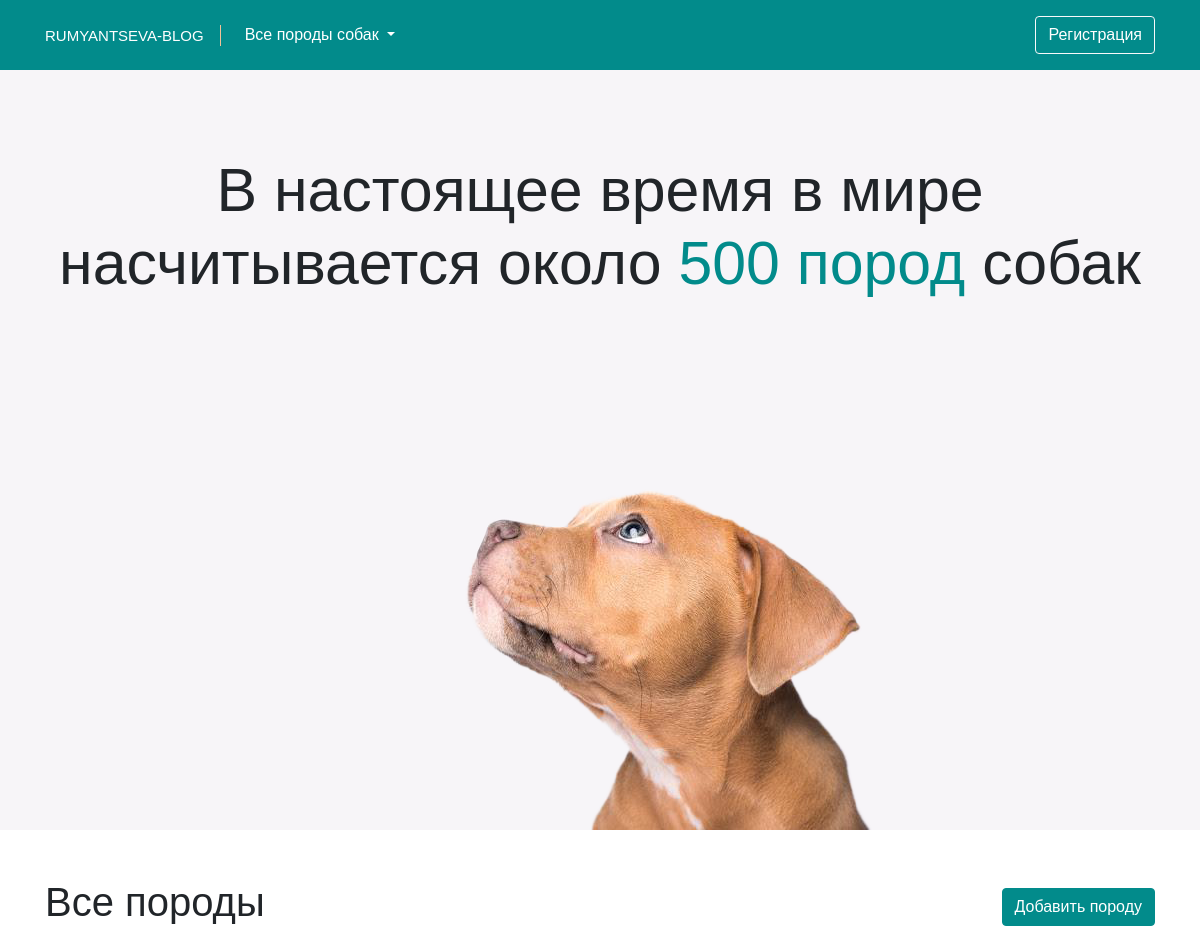
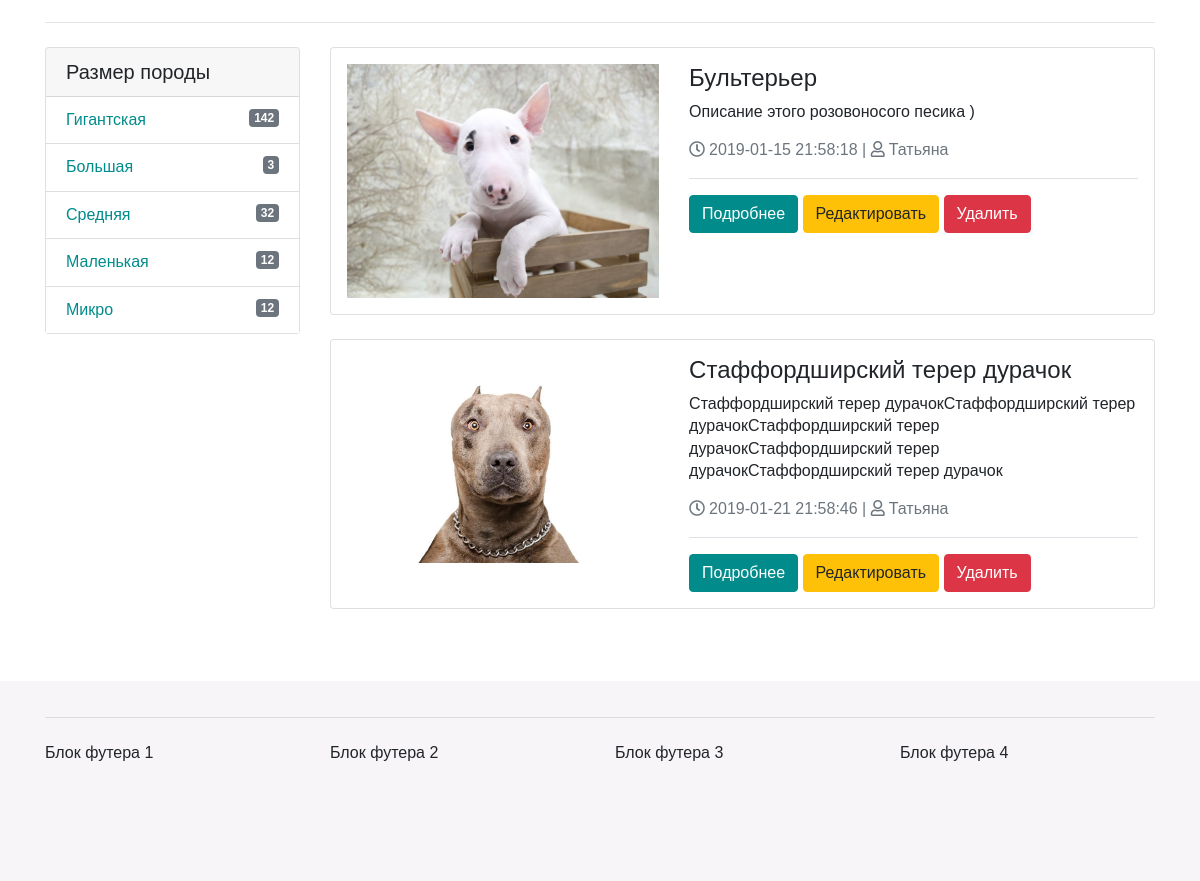
The page / on the database its author committed (2 pictures, top to bottom).
### tables this page shows
CREATE TABLE `breeds` (
  `id` int(11) NOT NULL,
  `title` varchar(255) NOT NULL,
  `short_content` text NOT NULL,
  `content` text NOT NULL,
  `category_id` int(11) NOT NULL,
  `author_id` int(11) NOT NULL,
  `image` varchar(255) NOT NULL,
  `date` timestamp NOT NULL DEFAULT CURRENT_TIMESTAMP,
  `status` int(1) NOT NULL DEFAULT '1'
);

### index.php (the view, shortened to what this page needs)
<?php
require_once "database/pdo-db.php";
$sql = "SELECT * FROM breeds";
$statement = $pdo->prepare($sql);
$statement->execute();
$breeds = $statement->fetchAll(PDO::FETCH_ASSOC);
?>
<!doctype html>
<html lang="ru">
<body>
<div class="section section-main">
    <div class="container">
        <div class="row">
            <div class="col-12">
                <h2 class="text-sm-left text-lg-center">В настоящее время в мире насчитывается около <span>500 пород</span> собак</h2>
            </div>
        </div>
    </div>
</div>
<div class="section py-5">
	<div class="container">
		<div class="row justify-content-between">
			<div class="col-4">
				<h1 class="d-inline">Все породы</h1>
			</div>
			<div class="col-4 align-self-end text-right">
				<a class="btn btn-custom" href="create.php">Добавить породу</a>
			</div>
		</div>
		<hr class="my-4">
	</div>
	<div class="container">
		<div class="row">
			<div class="col-lg-3">
				<div class="card mb-3">
					<article class="card-group-item">
						<header class="card-header"><h5 class="title">Размер породы</h5></header>
						<div class="filter-content">
							<div class="list-group list-group-flush">
								<a href="#" class="list-group-item">Гигантская <span class="float-right badge badge-secondary round">142</span> </a>
								<a href="#" class="list-group-item">Большая <span class="float-right badge badge-secondary round">3</span>  </a>
								<a href="#" class="list-group-item">Средняя <span class="float-right badge badge-secondary round">32</span>  </a>
								<a href="#" class="list-group-item">Маленькая <span class="float-right badge badge-secondary round">12</span>  </a>
								<a href="#" class="list-group-item">Микро <span class="float-right badge badge-secondary round">12</span>  </a>
							</div>
						</div>
					</article>
				</div>
			</div>
			<div class="col-lg-9">
				<?php foreach ($breeds as $breed):?>
				<div class="card mb-4">
					<article class="itemlist">
						<div class="row row-sm">
							<aside class="col-sm-5">
								<div class="img-wrap">
									<img class="img-md" src="uploads/<?= $breed['image'];?>">
								</div>
							</aside>
							<div class="col-sm-7">
								<div class="text-wrap">
									<h4 class="title"><?= $breed['title']?></h4>
									<p><?= $breed['content']?></p>
									<p class="rating-wrap my-3 text-muted">
										<span class="label-rating"><i class="far fa-clock mr-1"></i><?= $breed['date']?></span>
										<span class="label-rating">|</span>
										<span class="label-rating"><i class="far fa-user mr-1"></i>Татьяна</span>
									</p>
									<div class="border-top pt-3">
										<a href="/details.php?id=<?= $breed['id'];?>" class="btn btn-custom"> Подробнее  </a>
										<a href="/edit.php?id=<?= $breed['id'];?>" class="btn btn-warning"> Редактировать </a>
										<a href="/delete.php?id=<?= $breed['id'];?>" class="btn btn-danger"> Удалить  </a>
									</div>
								</div>
							</div>
						</div>
					</article>
				</div>
				<?php endforeach;?>
			</div>
		</div>
	</div>
</div>
</body>
</html>

### css/style.css (style rules this page uses)
body { font-family: 'lasco-regular', sans-serif; font-size: 16px; line-height: 1.4; }
a { color: #028b8b; }
h2 { font-size: 3.8rem; }
.bg-nav-custom { background-color: #028b8b; }
.navbar-brand-custom { color: #fff; border-right: 1px solid #f1c198; padding: 0 1rem 0 0; text-transform: uppercase; font-size: 15px; }
.btn-custom { color: #fff; background-color: #028b8b; border-color: #028b8b; }
.section { min-height: 95vh; }
.section-main { padding: 7% 0; background: url(../images/stuf-puppy-transp.png); background-color: #f7f5f8; background-repeat: no-repeat; background-position: 50% 100%; }
.section-main h2 span { color: #028b8b; }
.img-wrap img { max-width: 100%; }
.itemlist { padding: 1rem; }
.card-header h5.title { margin-bottom: 0 !important; }
.footer { padding: 1% 0; min-height: 200px; background: #f7f5f8; }

### rows shown on the page
breeds: image (picture), title "Бультерьер", content "Описание этого розовоносого песика )", date "2019-01-15 21:58:18"
breeds: image (picture), title "Стаффордширский терер дурачок", content "Стаффордширский терер дурачокСтаффордширский терер дурачокСтаффордширский терер дурачокСтаффордширский терер дурачокСтаффордширский терер дурачок", date "2019-01-21 21:58:46"
